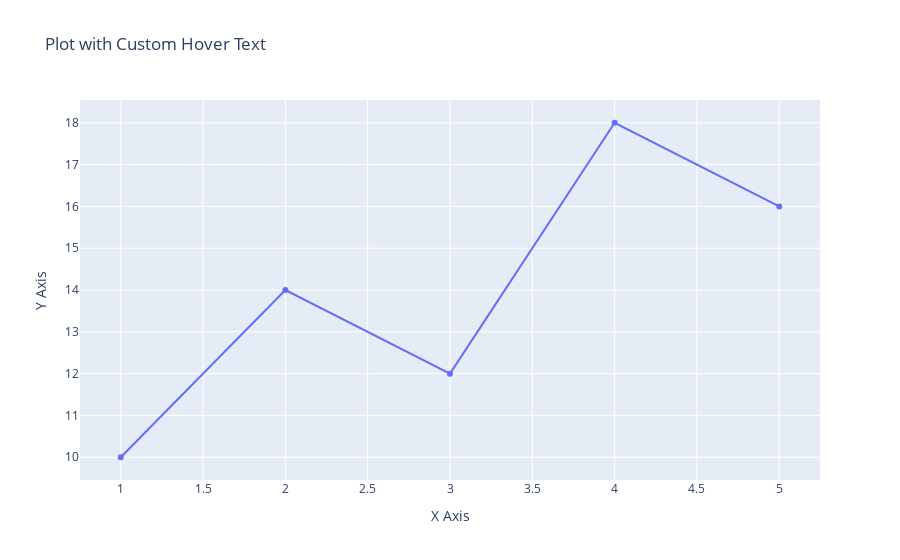

Notebook code for this chart:
### Code cell
import plotly.graph_objects as go

# Sample data
x_data = [1, 2, 3, 4, 5]  # Data for x-axis
y_data = [10, 14, 12, 18, 16]  # Data for y-axis
hover_data = ['A', 'B', 'C', 'D', 'E']  # Data to display on hover

# Create a figure
fig = go.Figure()

# Add a scatter trace with x_data and y_data, but show hover_data on hover
fig.add_trace(go.Scatter(
    x=x_data, 
    y=y_data, 
    mode='lines+markers', 
    name='Data Plot',
    text=hover_data,  # Data to display when hovering over points
    hovertemplate="Custom info: %{text}<br>X: %{x}<br>Y: %{y}<extra></extra>"  # Custom hover information
))

# Update layout with titles
fig.update_layout(
    title='Plot with Custom Hover Text',
    xaxis_title='X Axis',
    yaxis_title='Y Axis'
)

# Show the plot
fig.show()

### Figure 1 — Plotly figure (JSON) as saved in the notebook; plotly's stock layout.template omitted (floating-point values rounded to 4 significant figures)
{"data": [{"hovertemplate": "Custom info: %{text}<br>X: %{x}<br>Y: %{y}<extra></extra>", "mode": "lines+markers", "name": "Data Plot", "text": ["A", "B", "C", "D", "E"], "type": "scatter", "x": [1, 2, 3, 4, 5], "y": [10, 14, 12, 18, 16]}], "layout": {"title": {"text": "Plot with Custom Hover Text"}, "xaxis": {"title": {"text": "X Axis"}}, "yaxis": {"title": {"text": "Y Axis"}}}}
